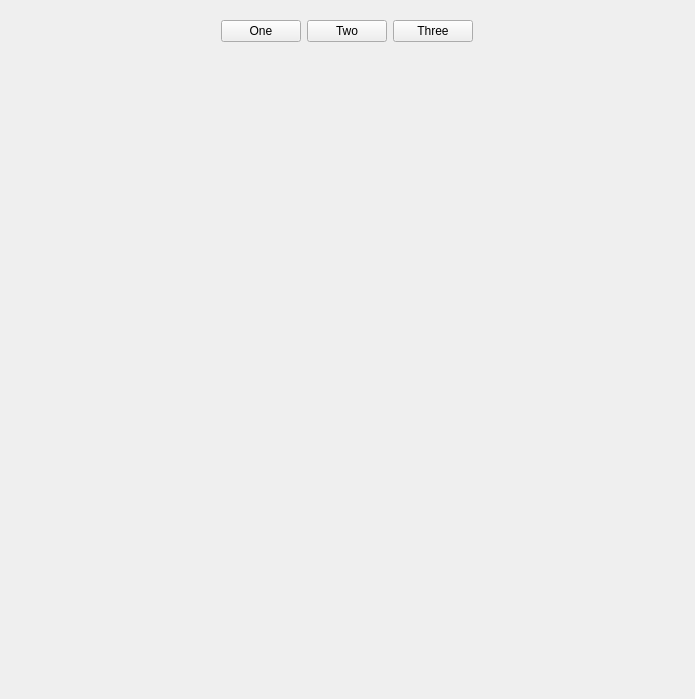
<?xml version="1.0" encoding="UTF-8"?>
<ui version="4.0">
 <class>Form</class>
 <widget class="QWidget" name="Form">
  <property name="geometry">
   <rect>
    <x>0</x>
    <y>0</y>
    <width>695</width>
    <height>699</height>
   </rect>
  </property>
  <property name="windowTitle">
   <string>Form</string>
  </property>
  <layout class="QVBoxLayout" name="verticalLayout">
   <item>
    <widget class="QWidget" name="widget" native="true">
     <layout class="QHBoxLayout" name="horizontalLayout">
      <item>
       <spacer name="horizontalSpacer">
        <property name="orientation">
         <enum>Qt::Horizontal</enum>
        </property>
        <property name="sizeHint" stdset="0">
         <size>
          <width>202</width>
          <height>20</height>
         </size>
        </property>
       </spacer>
      </item>
      <item>
       <widget class="QPushButton" name="pushButton">
        <property name="text">
         <string>One</string>
        </property>
       </widget>
      </item>
      <item>
       <widget class="QPushButton" name="pushButton_2">
        <property name="text">
         <string>Two</string>
        </property>
       </widget>
      </item>
      <item>
       <widget class="QPushButton" name="pushButton_3">
        <property name="text">
         <string>Three</string>
        </property>
       </widget>
      </item>
      <item>
       <spacer name="horizontalSpacer_2">
        <property name="orientation">
         <enum>Qt::Horizontal</enum>
        </property>
        <property name="sizeHint" stdset="0">
         <size>
          <width>202</width>
          <height>20</height>
         </size>
        </property>
       </spacer>
      </item>
     </layout>
    </widget>
   </item>
   <item>
    <widget class="QStackedWidget" name="stackedWidget">
     <widget class="QWidget" name="page"/>
     <widget class="QWidget" name="page_2"/>
    </widget>
   </item>
  </layout>
 </widget>
 <resources/>
 <connections/>
</ui>
